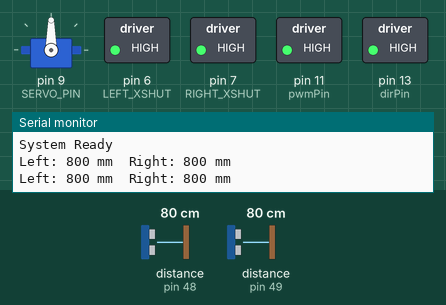
A sketch run on a simulated Arduino Uno, built with avr-gcc and run on an emulated ATmega328P. On the bench: servo, switched loads named in the sketch (green lamp = pin HIGH), the last lines printed to the serial monitor. The test bench sets the inputs (shaded band); at power-on: distance to the obstacle (sensors on pin 49, pin 48) 80 cm.

Above: at 1.77 s.
1.8 s: distance to the obstacle (sensor on pin 49) set to 45 cm
5.6 s: distance to the obstacle (sensor on pin 49) set to 37 cm
At 7.2 s:
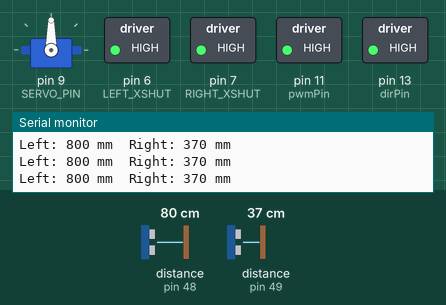
7.5 s: distance to the obstacle (sensor on pin 49) set to 22 cm
11.3 s: distance to the obstacle (sensor on pin 49) set to 18 cm
At 11.8 s:
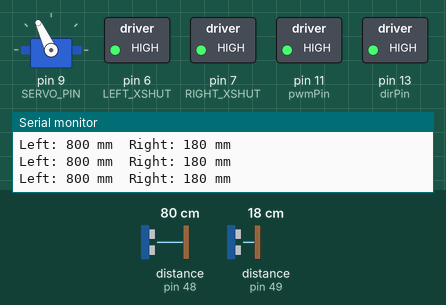
12.8 s: distance to the obstacle (sensor on pin 49) set to 22 cm
14.3 s: distance to the obstacle (sensor on pin 49) set to 27 cm
At 15.5 s:
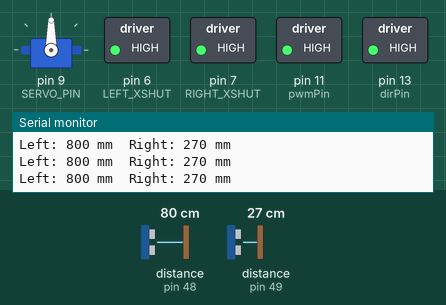
Timing chart, 0 to 17.3 s (numbered marks = the images above; inputs shaded):
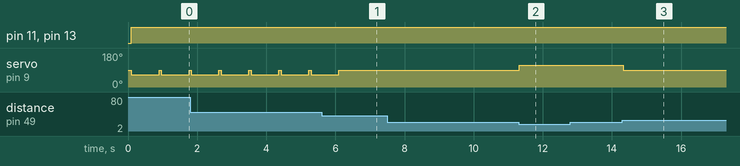

The sketch:

Open_Challenge_test_code_-_without_MPU.ino
```cpp
#include <Wire.h>
#include <VL53L0X.h>
#include <Servo.h>

VL53L0X leftSensor;
VL53L0X rightSensor;
Servo steeringServo;

// Motor Shield Pins
const int pwmPin = 11;
const int dirPin = 13;

// Servo
const int SERVO_PIN = 9;

// ToF XSHUT Pins
const int LEFT_XSHUT = 6;
const int RIGHT_XSHUT = 7;

// Steering Angles
const int STRAIGHT = 90;
const int RIGHT = 65;
const int LEFT = 115;

bool correctingLeft = false;
bool leftSensorOK = false;

void setup() {
  Serial.begin(9600);

  pinMode(pwmPin, OUTPUT);
  pinMode(dirPin, OUTPUT);

  steeringServo.attach(SERVO_PIN);
  steeringServo.write(STRAIGHT);

  stopMotor();

  Wire.begin();

  pinMode(LEFT_XSHUT, OUTPUT);
  pinMode(RIGHT_XSHUT, OUTPUT);

  // Turn both sensors off
  digitalWrite(LEFT_XSHUT, LOW);
  digitalWrite(RIGHT_XSHUT, LOW);
  delay(10);

  // Initialize left sensor
  digitalWrite(LEFT_XSHUT, HIGH);
  delay(10);

  leftSensorOK = leftSensor.init();

  if (leftSensorOK) {
    leftSensor.setAddress(0x30);
    leftSensor.setTimeout(100);
    leftSensor.startContinuous();
    Serial.println("Left VL53L0X initialized.");
  } else {
    Serial.println("Left VL53L0X not found. Continuing without it.");
  }

  // Initialize right sensor
  digitalWrite(RIGHT_XSHUT, HIGH);
  delay(10);

  if (!rightSensor.init()) {
    Serial.println("Right VL53L0X not found!");
    while (1);
  }

  rightSensor.setAddress(0x31);
  rightSensor.setTimeout(100);
  rightSensor.startContinuous();

  Serial.println("System Ready");
}

void loop() {

  uint16_t leftDistance = 0;

  if (leftSensorOK) {
    leftDistance = leftSensor.readRangeContinuousMillimeters();
  }

  uint16_t rightDistance = rightSensor.readRangeContinuousMillimeters();

  Serial.print("Left: ");
  if (leftSensorOK)
    Serial.print(leftDistance);
  else
    Serial.print("N/A");

  Serial.print(" mm\t");

  Serial.print("Right: ");
  Serial.print(rightDistance);
  Serial.println(" mm");

  // Use ONLY the right sensor for navigation
  uint16_t distance = rightDistance;

  // Keep the <100 mm left correction logic
  if (distance < 200) {
    correctingLeft = true;
  }
  else if (distance >= 250) {
    correctingLeft = false;
  }

  // Too close → steer left
  if (correctingLeft) {
    steeringServo.write(LEFT);
    moveForward(255);
  }

  // Lost the wall → complete one full turn (800 ms)
  else if (rightSensor.timeoutOccurred() ||
           distance == 8190 ||
           distance == 65535 ||
           distance > 400) {

    steeringServo.write(RIGHT);
    moveForward(255);

    // Ignore the sensor while turning
    delay(800);

    steeringServo.write(STRAIGHT);
    moveForward(255);
  }

  // Normal driving
  else {
    steeringServo.write(STRAIGHT);
    moveForward(255);
  }
}

void moveForward(int speedValue) {
  digitalWrite(dirPin, HIGH);   // Change to LOW if motor runs backward
  analogWrite(pwmPin, speedValue);
}

void moveBackward(int speedValue) {
  digitalWrite(dirPin, LOW);    // Change to HIGH if motor runs backward
  analogWrite(pwmPin, speedValue);
}

void stopMotor() {
  analogWrite(pwmPin, 0);
}
```

Measured:
- the behaviour switches between 41 and 40 cm on distance to the obstacle (sensor on pin 49) (found by bisection; images 0 and 1)
- the behaviour switches between 20 and 19 cm on distance to the obstacle (sensor on pin 49) (found by bisection; images 1 and 2)
- the behaviour switches between 24 and 25 cm on distance to the obstacle (sensor on pin 49) (found by bisection; images 2 and 3)
- after the input at 5.6 s, servo on pin 9 (SERVO_PIN): goes on until 6.1 s, then stays 90°
- after the input at 11.3 s, servo on pin 9 (SERVO_PIN): 90° → 115° at once
- after the input at 14.3 s, servo on pin 9 (SERVO_PIN): 115° → 90° at once
- by itself, servo on pin 9 (SERVO_PIN): alternates 90° for 0.07 s and 65° for 0.80 s
